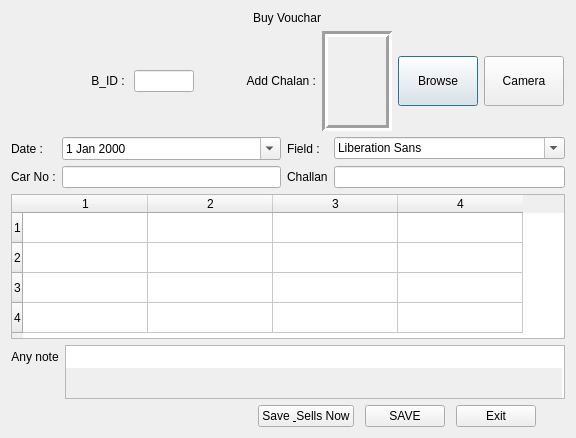
<?xml version="1.0" encoding="UTF-8"?>
<ui version="4.0">
 <class>Dialog</class>
 <widget class="QDialog" name="Dialog">
  <property name="geometry">
   <rect>
    <x>0</x>
    <y>0</y>
    <width>576</width>
    <height>438</height>
   </rect>
  </property>
  <property name="sizeIncrement">
   <size>
    <width>0</width>
    <height>3</height>
   </size>
  </property>
  <property name="focusPolicy">
   <enum>Qt::TabFocus</enum>
  </property>
  <property name="acceptDrops">
   <bool>true</bool>
  </property>
  <property name="windowTitle">
   <string>Buy Entry Vouchar</string>
  </property>
  <layout class="QVBoxLayout" name="verticalLayout">
   <item alignment="Qt::AlignHCenter">
    <widget class="QLabel" name="title">
     <property name="maximumSize">
      <size>
       <width>16777215</width>
       <height>50</height>
      </size>
     </property>
     <property name="styleSheet">
      <string notr="true">font: 20pt &quot;Algerian&quot;;</string>
     </property>
     <property name="text">
      <string>Buy Vouchar</string>
     </property>
    </widget>
   </item>
   <item>
    <layout class="QHBoxLayout" name="horizontalLayout_3">
     <property name="rightMargin">
      <number>1</number>
     </property>
     <item>
      <widget class="QLabel" name="label_6">
       <property name="layoutDirection">
        <enum>Qt::RightToLeft</enum>
       </property>
       <property name="text">
        <string>B_ID : </string>
       </property>
       <property name="alignment">
        <set>Qt::AlignRight|Qt::AlignTrailing|Qt::AlignVCenter</set>
       </property>
      </widget>
     </item>
     <item>
      <widget class="QLineEdit" name="b_id">
       <property name="sizePolicy">
        <sizepolicy hsizetype="Fixed" vsizetype="Fixed">
         <horstretch>0</horstretch>
         <verstretch>0</verstretch>
        </sizepolicy>
       </property>
       <property name="maximumSize">
        <size>
         <width>60</width>
         <height>16777215</height>
        </size>
       </property>
       <property name="layoutDirection">
        <enum>Qt::LeftToRight</enum>
       </property>
      </widget>
     </item>
     <item>
      <widget class="QLabel" name="label">
       <property name="text">
        <string>Add Chalan :</string>
       </property>
       <property name="alignment">
        <set>Qt::AlignRight|Qt::AlignTrailing|Qt::AlignVCenter</set>
       </property>
       <property name="margin">
        <number>4</number>
       </property>
      </widget>
     </item>
     <item>
      <widget class="QLabel" name="pic">
       <property name="minimumSize">
        <size>
         <width>50</width>
         <height>100</height>
        </size>
       </property>
       <property name="maximumSize">
        <size>
         <width>70</width>
         <height>150</height>
        </size>
       </property>
       <property name="frameShape">
        <enum>QFrame::Box</enum>
       </property>
       <property name="frameShadow">
        <enum>QFrame::Sunken</enum>
       </property>
       <property name="lineWidth">
        <number>3</number>
       </property>
       <property name="text">
        <string/>
       </property>
       <property name="pixmap">
        <pixmap>Resorces/icon128/267.png</pixmap>
       </property>
       <property name="scaledContents">
        <bool>true</bool>
       </property>
       <property name="alignment">
        <set>Qt::AlignCenter</set>
       </property>
       <property name="wordWrap">
        <bool>false</bool>
       </property>
      </widget>
     </item>
     <item>
      <widget class="QPushButton" name="browse">
       <property name="minimumSize">
        <size>
         <width>80</width>
         <height>50</height>
        </size>
       </property>
       <property name="maximumSize">
        <size>
         <width>80</width>
         <height>50</height>
        </size>
       </property>
       <property name="text">
        <string>Browse</string>
       </property>
      </widget>
     </item>
     <item>
      <widget class="QPushButton" name="camera">
       <property name="minimumSize">
        <size>
         <width>80</width>
         <height>50</height>
        </size>
       </property>
       <property name="maximumSize">
        <size>
         <width>80</width>
         <height>50</height>
        </size>
       </property>
       <property name="text">
        <string>Camera</string>
       </property>
      </widget>
     </item>
    </layout>
   </item>
   <item>
    <layout class="QGridLayout" name="gridLayout">
     <item row="0" column="2">
      <widget class="QLabel" name="label_4">
       <property name="text">
        <string>Field :</string>
       </property>
      </widget>
     </item>
     <item row="1" column="3">
      <widget class="QLineEdit" name="lineEdit_2"/>
     </item>
     <item row="1" column="2">
      <widget class="QLabel" name="label_5">
       <property name="text">
        <string>Challan</string>
       </property>
      </widget>
     </item>
     <item row="1" column="1">
      <widget class="QLineEdit" name="lineEdit"/>
     </item>
     <item row="0" column="1">
      <widget class="QDateEdit" name="dateEdit">
       <property name="focusPolicy">
        <enum>Qt::StrongFocus</enum>
       </property>
       <property name="buttonSymbols">
        <enum>QAbstractSpinBox::UpDownArrows</enum>
       </property>
       <property name="accelerated">
        <bool>false</bool>
       </property>
       <property name="correctionMode">
        <enum>QAbstractSpinBox::CorrectToPreviousValue</enum>
       </property>
       <property name="showGroupSeparator" stdset="0">
        <bool>false</bool>
       </property>
       <property name="calendarPopup">
        <bool>true</bool>
       </property>
       <property name="currentSectionIndex">
        <number>0</number>
       </property>
      </widget>
     </item>
     <item row="0" column="3">
      <widget class="QFontComboBox" name="fontComboBox"/>
     </item>
     <item row="1" column="0">
      <widget class="QLabel" name="label_3">
       <property name="text">
        <string>Car No :</string>
       </property>
      </widget>
     </item>
     <item row="0" column="0">
      <widget class="QLabel" name="label_2">
       <property name="text">
        <string>Date :</string>
       </property>
      </widget>
     </item>
    </layout>
   </item>
   <item>
    <widget class="QTableWidget" name="table_product">
     <property name="tabletTracking">
      <bool>false</bool>
     </property>
     <property name="acceptDrops">
      <bool>false</bool>
     </property>
     <property name="rowCount">
      <number>4</number>
     </property>
     <property name="columnCount">
      <number>4</number>
     </property>
     <attribute name="horizontalHeaderMinimumSectionSize">
      <number>60</number>
     </attribute>
     <attribute name="horizontalHeaderDefaultSectionSize">
      <number>125</number>
     </attribute>
     <row/>
     <row/>
     <row/>
     <row/>
     <column/>
     <column/>
     <column/>
     <column/>
    </widget>
   </item>
   <item>
    <layout class="QFormLayout" name="formLayout">
     <item row="0" column="1">
      <widget class="QPlainTextEdit" name="plainTextEdit">
       <property name="minimumSize">
        <size>
         <width>100</width>
         <height>20</height>
        </size>
       </property>
       <property name="maximumSize">
        <size>
         <width>16777215</width>
         <height>100</height>
        </size>
       </property>
       <property name="tabChangesFocus">
        <bool>true</bool>
       </property>
       <property name="backgroundVisible">
        <bool>true</bool>
       </property>
      </widget>
     </item>
     <item row="0" column="0">
      <widget class="QLabel" name="label_7">
       <property name="text">
        <string>Any note</string>
       </property>
       <property name="alignment">
        <set>Qt::AlignCenter</set>
       </property>
      </widget>
     </item>
    </layout>
   </item>
   <item>
    <layout class="QHBoxLayout" name="horizontalLayout_4">
     <property name="spacing">
      <number>11</number>
     </property>
     <property name="leftMargin">
      <number>0</number>
     </property>
     <property name="topMargin">
      <number>0</number>
     </property>
     <property name="rightMargin">
      <number>29</number>
     </property>
     <property name="bottomMargin">
      <number>0</number>
     </property>
     <item>
      <spacer name="horizontalSpacer">
       <property name="orientation">
        <enum>Qt::Horizontal</enum>
       </property>
       <property name="sizeHint" stdset="0">
        <size>
         <width>16</width>
         <height>20</height>
        </size>
       </property>
      </spacer>
     </item>
     <item>
      <widget class="QPushButton" name="pushButton">
       <property name="text">
        <string>Save &amp; Sells Now</string>
       </property>
      </widget>
     </item>
     <item>
      <widget class="QPushButton" name="save">
       <property name="text">
        <string>SAVE</string>
       </property>
      </widget>
     </item>
     <item>
      <widget class="QPushButton" name="exit">
       <property name="text">
        <string>Exit</string>
       </property>
      </widget>
     </item>
    </layout>
   </item>
  </layout>
 </widget>
 <resources/>
 <connections/>
</ui>
